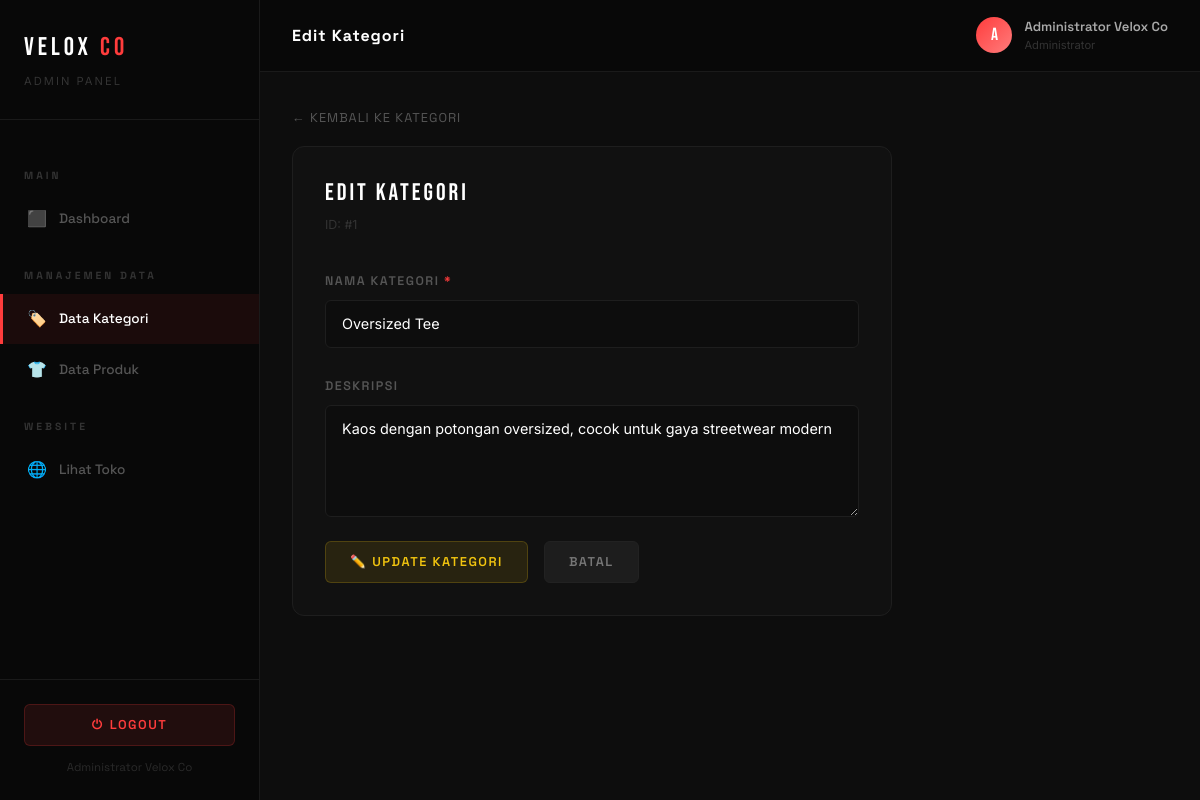
Page /admin/kategori/edit.php?id=1 (signed in) on the committed database.
### tables this page shows
CREATE TABLE `kategori` (
  `id` int(11) NOT NULL,
  `nama_kategori` varchar(100) NOT NULL,
  `deskripsi` text DEFAULT NULL,
  `created_at` timestamp NOT NULL DEFAULT current_timestamp()
);

### admin/kategori/edit.php (the view, shortened to what this page needs)
<?php
require_once '../../config/koneksi.php';
$id = isset($_GET['id']) ? (int)$_GET['id'] : 0;
$stmt = $koneksi->prepare("SELECT * FROM kategori WHERE id = ?");
$stmt->bind_param('i', $id);
$stmt->execute();
$kategori = $stmt->get_result()->fetch_assoc();
?>
<!DOCTYPE html>
<html lang="id">
<head>
  <link rel="stylesheet" href="../../assets/bootstrap/css/bootstrap.min.css">
  <link rel="stylesheet" href="../../assets/css/style.css">
</head>
<body>
<div class="admin-wrapper">
  <?php include '../includes/sidebar.php'; ?>
  <div class="admin-main">
    <?php include '../includes/topbar.php'; ?>
    <div class="admin-content">
      <div class="mb-3">
        <a href="kategori.php" style="color: #555; font-family: var(--font-ui); font-size: 0.8rem; letter-spacing: 1px; text-transform: uppercase;">← Kembali ke Kategori</a>
      </div>
      <div class="admin-form-wrapper" style="max-width: 600px;">
        <h2 style="font-family: var(--font-display); font-size: 1.5rem; letter-spacing: 3px; color: white; margin-bottom: 0.5rem;">EDIT KATEGORI</h2>
        <div style="font-size: 0.78rem; color: #333; margin-bottom: 2rem;">ID: #<?= $id ?></div>
        <form method="POST" action="">
          <div class="mb-4">
            <label class="form-label-velox" for="nama_kategori">Nama Kategori <span style="color: var(--accent);">*</span></label>
            <input
              type="text"
              name="nama_kategori"
              id="nama_kategori"
              class="form-control form-control-velox"
              placeholder="Nama kategori"
              value="<?= htmlspecialchars($kategori['nama_kategori']) ?>"
              required
            >
          </div>
          <div class="mb-4">
            <label class="form-label-velox" for="deskripsi">Deskripsi</label>
            <textarea
              name="deskripsi"
              id="deskripsi"
              class="form-control form-control-velox"
              placeholder="Deskripsi singkat kategori..."
              rows="4"
            ><?= htmlspecialchars($kategori['deskripsi'] ?? '') ?></textarea>
          </div>
          <div class="d-flex gap-3">
            <button type="submit" class="btn-velox btn-velox-warning">✏️ Update Kategori</button>
            <a href="kategori.php" class="btn-velox btn-velox-secondary">Batal</a>
          </div>
        </form>
      </div>
    </div>
  </div>
</div>
</body>
</html>

### assets/css/style.css (style rules this page uses)
:root { --primary: #0a0a0a; --secondary: #1a1a1a; --accent: #ff3c3c; --accent-hover: #e62222; --gold: #d4af37; --text-light: #f5f5f5; --text-muted: #888; --border: #2a2a2a; --card-bg: #111111; --white: #ffffff; --gradient-hero: linear-gradient(135deg, #0a0a0a 0%, #1a1a1a 50%, #0d0d0d 100%); --gradient-accent: linear-gradient(135deg, #ff3c3c, #ff7c7c); --shadow-card: 0 8px 32px rgba(0,0,0,0.4); --shadow-hover: 0 16px 48px rgba(255,60,60,0.15); --font-display: 'Bebas Neue', sans-serif; --font-body: 'Inter', sans-serif; --font-ui: 'Space Grotesk', sans-serif; --transition: all 0.3s cubic-bezier(0.4, 0, 0.2, 1); --radius: 12px; --radius-sm: 6px; }
* { margin: 0; padding: 0; box-sizing: border-box; }
html { scroll-behavior: smooth; }
body { font-family: var(--font-body); background-color: var(--primary); color: var(--text-light); line-height: 1.6; overflow-x: hidden; }
a { text-decoration: none; transition: var(--transition); }
.admin-wrapper { display: flex; min-height: 100vh; background: #0d0d0d; font-family: var(--font-body); }
.admin-main { flex: 1; margin-left: 260px; display: flex; flex-direction: column; min-height: 100vh; }
.admin-content { flex: 1; padding: 2rem; }
.admin-form-wrapper { background: #111; border: 1px solid #1e1e1e; border-radius: var(--radius); padding: 2rem; }
.form-label-velox { font-family: var(--font-ui); font-size: 0.78rem; font-weight: 600; letter-spacing: 1.5px; text-transform: uppercase; color: #555; margin-bottom: 0.5rem; }
.form-control-velox { background: #0d0d0d !important; border: 1px solid #1e1e1e !important; border-radius: var(--radius-sm) !important; color: var(--white) !important; font-family: var(--font-body) !important; font-size: 0.9rem !important; padding: 0.75rem 1rem !important; transition: var(--transition) !important; }
.form-control-velox::placeholder { color: #333 !important; }
.btn-velox { font-family: var(--font-ui); font-size: 0.8rem; font-weight: 600; letter-spacing: 1.5px; text-transform: uppercase; padding: 0.6rem 1.5rem; border-radius: var(--radius-sm); cursor: pointer; transition: var(--transition); border: none; display: inline-flex; align-items: center; gap: 0.4rem; }
.btn-velox-warning { background: rgba(241,196,15,0.1); color: #f1c40f; border: 1px solid rgba(241,196,15,0.2); }
.btn-velox-secondary { background: rgba(255,255,255,0.05); color: #777; border: 1px solid #222; }

### rows in the picture
kategori: nama_kategori "Oversized Tee", deskripsi "Kaos dengan potongan oversized, cocok untuk gaya streetwear modern"

### other values in the picture
$_SESSION['admin_nama'] "Administrator Velox Co"
$page_title "Edit Kategori"
substr($_SESSION['admin_username'] ?? 'A', 0, 1) "A"
$id "1"
